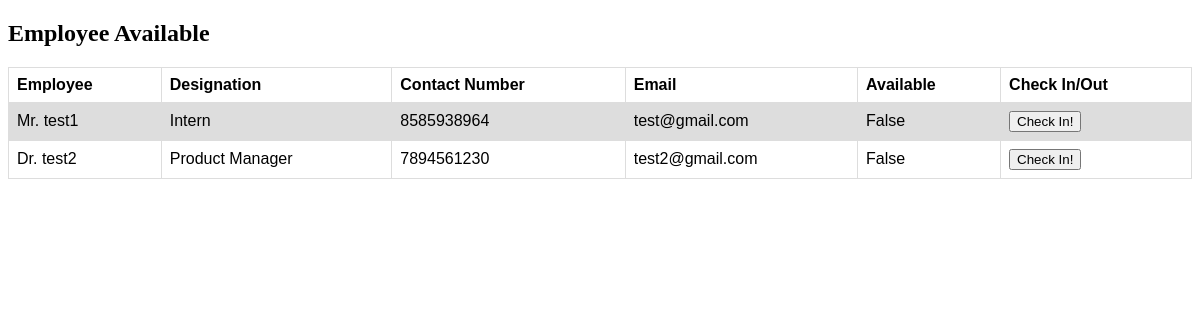
/employee/, run on an earlier commit of the app's database.
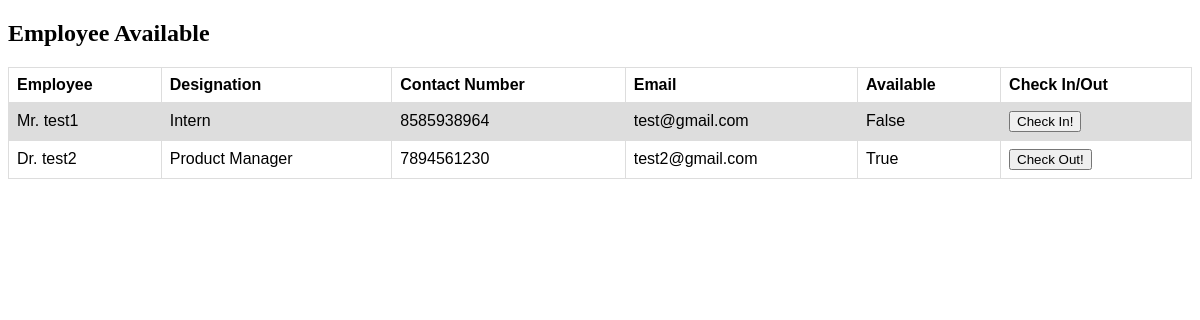
And on a later commit of the database.
### main/models.py (models this page shows, shortened)
class Employee(models.Model):
    title = models.CharField(max_length=10,blank=True, choices=title_choices,default='')
    name = models.CharField(max_length=181)
    designation = models.CharField(max_length=40, null=True, blank=True)
    phone_no = models.IntegerField(validators=[MaxValueValidator(9999999999), MinValueValidator(1000000000)])
    email = models.EmailField(max_length=70, unique=True)
    department = models.CharField(max_length=40, null=True, blank=True)
    room_no = models.CharField(max_length=40, null=True, blank=True)
    in_office = models.BooleanField(default=False)

### main/views.py (the view)
# urls.py: path('employee/', views.all_employee, name='employee_log'),
def all_employee(request):
    employees = Employee.objects.all()
    return render(request, 'employee_log.html', {'employees' : employees})

### main/templates/employee_log.html
{% extends 'table_home.html' %}
{% block body %}
<h2>Employee Available</h2>
<table>
  <tr>
    <th>Employee </th>
    <th>Designation</th>
    <th>Contact Number</th>
    <th>Email</th>
    <th>Available</th>
    <th>Check In/Out</th>
  </tr>
  {% for employee in employees %}
  <tr>
    <td>{{employee.title}} {{employee.name}}</td>
    <td>{{employee.designation}}</td>
    <td>{{employee.phone_no}}</td>
    <td>{{employee.email}}</td>
    <td>{{employee.in_office}}</td>
    <td><button
        onclick="location.href='{% url "employee_availablity" employee.id %}'" type="button">
        {% if employee.in_office == True %}Check Out!{% else %}Check In!{% endif %}
        </button></td>
  </tr>
  {% endfor %}
</table>
{% endblock %}

What changed in the data, as far as the page shows it:
changed Employee "Dr.": in_office "False" → "True"; in_office "Check In!" → "Check Out!"
